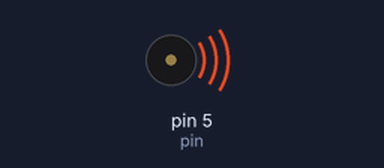
A sketch run on a simulated Arduino Uno, built with avr-gcc and run on an emulated ATmega328P. On the bench: buzzer (waves = sounding).

Above: at 0.2 s.
At 16.8 s:
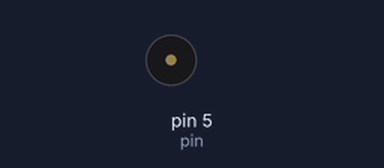
Timing chart, 0 to 18.1 s (numbered marks = the images above):
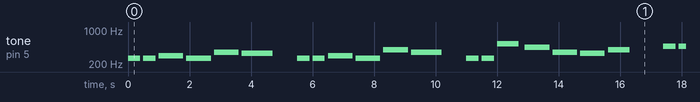

The sketch:

happy_birthday.ino
```cpp
byte pin = 5;

void setup() {
 pinMode(pin, OUTPUT);

}

void loop()
{
int re = 500;
int re1 = 900;


tone(pin, 262, 400);
delay(re);
tone(pin, 262, 400);
delay(re);
tone(pin, 294, 800);
delay(re1);
tone(pin, 262, 800);
delay(re1);
tone(pin, 349, 800);
delay(re1);
tone(pin, 330, 1000);
delay(re1);
delay(re1);

tone(pin, 262, 400);
delay(re);
tone(pin, 262, 400);
delay(re);
tone(pin, 294, 800);
delay(re1);
tone(pin, 262, 800);
delay(re1);
tone(pin, 392, 800);
delay(re1);
tone(pin, 349, 1000);
delay(re1);
delay(re1);

tone(pin, 262, 400);
delay(re);
tone(pin, 262, 400);
delay(re);
tone(pin, 523, 700);
delay(re1);
tone(pin, 440, 800);
delay(re1);
tone(pin, 349, 800);
delay(re1);
tone(pin, 330, 800);
delay(re1);
tone(pin, 394, 700);
delay(re1);
delay(re1);

tone(pin, 466, 400);
delay(re);
tone(pin, 466, 400);
delay(re);
tone(pin, 440, 700);
delay(re1);
tone(pin, 440, 800);
delay(re1);
tone(pin, 349, 800);
delay(re1);
tone(pin, 392, 800);
delay(re1);
tone(pin, 349, 1600);
delay(re1);


delay(5000);


}
```

Measured:
- by itself, tone on pin 5 (pin): plays 262 Hz for 0.40 s, 262 Hz for 0.40 s, 294 Hz for 0.80 s, 262 Hz for 0.80 s, 349 Hz for 0.80 s, 330 Hz for 1.0 s … (125 notes in this stretch)
